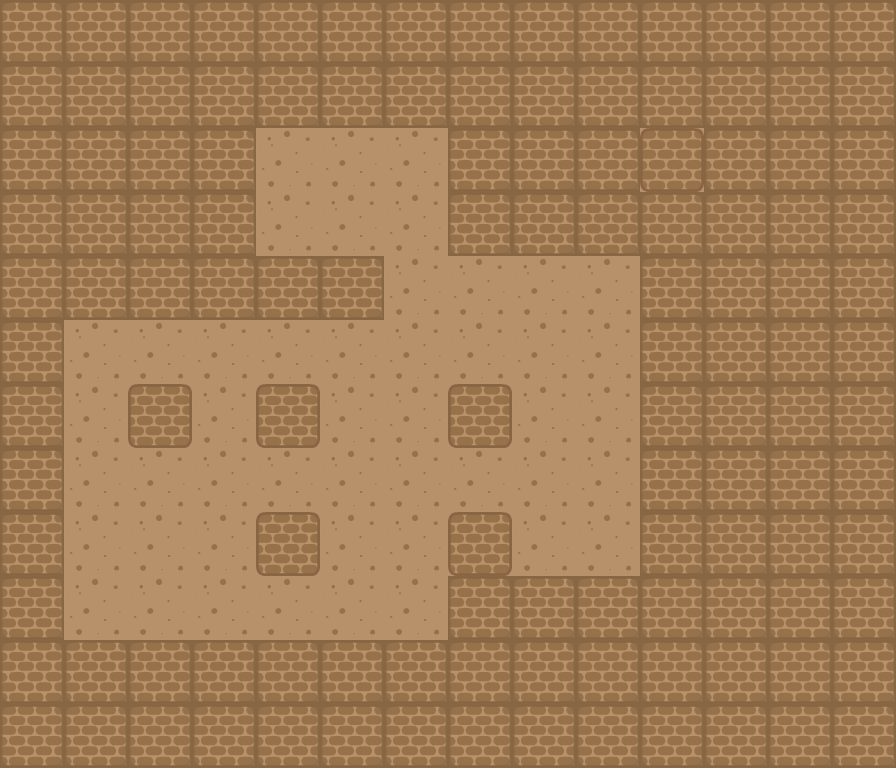

Rendered tile map (Tiled .tmx) drawn with the repository's tilesets; below, a short description and the map source with its tile grids summarised:
An orthogonal 14x12 tile map with 64x64 px tiles, 2 tile layers (ground, Graphics), 2 tilesets and 83 objects.

<map version="1.0" tiledversion="1.1.3" orientation="orthogonal" renderorder="right-down" width="14" height="12" tilewidth="64" tileheight="64" infinite="0" nextobjectid="167">
 <tileset firstgid="1" name="sprites" tilewidth="64" tileheight="64" tilecount="36" columns="6">
  <image source="sprites.png" width="421" height="421" />
 </tileset>
 <tileset firstgid="37" name="endpoint_yellow" tilewidth="32" tileheight="32" tilecount="1" columns="1">
  <image source="endpoint_yellow.png" width="32" height="32" />
 </tileset>
 <layer name="ground" width="14" height="12">
  <data>[168 cells, 168 non-empty, 2 distinct tile ids]</data>
 </layer>
 <layer name="Graphics" width="14" height="12">
  <data>[168 cells, 121 non-empty, 2 distinct tile ids]</data>
 </layer>
 <objectgroup name="Walls">
  <object id="67" x="0" y="0" width="896" height="64" />
  <object id="68" x="832" y="64" width="64" height="704" />
  <object id="70" x="0" y="704.083" width="832" height="64" />
  <object id="71" x="0" y="64" width="64" height="640" />
  <object id="74" x="384" y="64" width="64" height="64" />
  <object id="78" x="256" y="384" width="64" height="64" />
  <object id="79" x="256" y="512" width="64" height="64" />
  <object id="80" x="256" y="640" width="64" height="64" />
  <object id="83" x="640" y="640" width="64" height="64" />
  <object id="84" x="640" y="512" width="64" height="64" />
  <object id="86" x="640" y="128" width="64" height="64" />
  <object id="87" x="640" y="256" width="64" height="64" />
  <object id="98" x="64" y="256" width="64" height="64" />
  <object id="99" x="128" y="256" width="64" height="64" />
  <object id="100" x="192" y="256" width="64" height="64" />
  <object id="101" x="256" y="256" width="64" height="64" />
  <object id="102" x="320" y="256" width="64" height="64" />
  <object id="103" x="448" y="576" width="64" height="64" />
  <object id="104" x="448" y="640" width="64" height="64" />
  <object id="105" x="640" y="384" width="64" height="64" />
  <object id="106" x="704" y="384" width="64" height="64" />
  <object id="107" x="768" y="384" width="64" height="64" />
  <object id="110" x="448" y="384" width="64" height="64" />
  <object id="112" x="448" y="512" width="64" height="64" />
  <object id="113" x="64" y="64" width="64" height="64" />
  <object id="114" x="128" y="64" width="64" height="64" />
  <object id="115" x="256" y="64" width="64" height="64" />
  <object id="116" x="192" y="64" width="64" height="64" />
  <object id="117" x="320" y="64" width="64" height="64" />
  <object id="118" x="512" y="64" width="64" height="64" />
  <object id="119" x="576" y="64" width="64" height="64" />
  <object id="120" x="704" y="64" width="64" height="64" />
  <object id="121" x="640" y="64" width="64" height="64" />
  <object id="122" x="768" y="64" width="64" height="64" />
  <object id="123" x="448" y="64" width="64" height="64" />
  <object id="124" x="448" y="128" width="64" height="64" />
  <object id="125" x="512" y="128" width="64" height="64" />
  <object id="126" x="576" y="128" width="64" height="64" />
  <object id="127" x="448" y="192" width="64" height="64" />
  <object id="128" x="512" y="192" width="64" height="64" />
  <object id="129" x="576" y="192" width="64" height="64" />
  <object id="130" x="640" y="192" width="64" height="64" />
  <object id="131" x="704" y="192" width="64" height="64" />
  <object id="132" x="768" y="192" width="64" height="64" />
  <object id="133" x="704" y="128" width="64" height="64" />
  <object id="134" x="768" y="128" width="64" height="64" />
  <object id="135" x="704" y="256" width="64" height="64" />
  <object id="136" x="768" y="256" width="64" height="64" />
  <object id="137" x="704" y="320" width="64" height="64" />
  <object id="138" x="768" y="320" width="64" height="64" />
  <object id="139" x="640" y="320" width="64" height="64" />
  <object id="140" x="640" y="448" width="64" height="64" />
  <object id="141" x="704" y="448" width="64" height="64" />
  <object id="142" x="768" y="448" width="64" height="64" />
  <object id="143" x="640" y="576" width="64" height="64" />
  <object id="144" x="704" y="576" width="64" height="64" />
  <object id="145" x="768" y="576" width="64" height="64" />
  <object id="146" x="64" y="640" width="64" height="64" />
  <object id="147" x="128" y="640" width="64" height="64" />
  <object id="148" x="192" y="640" width="64" height="64" />
  <object id="149" x="64" y="192" width="64" height="64" />
  <object id="150" x="128" y="192" width="64" height="64" />
  <object id="151" x="192" y="192" width="64" height="64" />
  <object id="152" x="64" y="128" width="64" height="64" />
  <object id="153" x="128" y="128" width="64" height="64" />
  <object id="154" x="192" y="128" width="64" height="64" />
  <object id="155" x="128" y="384" width="64" height="64" />
  <object id="156" x="320" y="640" width="64" height="64" />
  <object id="157" x="384" y="640" width="64" height="64" />
  <object id="158" x="512" y="640" width="64" height="64" />
  <object id="159" x="576" y="640" width="64" height="64" />
  <object id="161" x="576" y="576" width="64" height="64" />
  <object id="162" x="512" y="576" width="64" height="64" />
  <object id="163" x="768" y="512" width="64" height="64" />
  <object id="164" x="704" y="512" width="64" height="64" />
  <object id="165" x="768" y="640" width="64" height="64" />
  <object id="166" x="704" y="640" width="64" height="64" />
 </objectgroup>
 <objectgroup name="Blocks">
  <object id="88" x="512" y="320" width="64" height="64" />
  <object id="90" x="384" y="320" width="64" height="64" />
  <object id="91" x="448" y="320" width="64" height="64" />
 </objectgroup>
 <objectgroup name="targets">
  <object id="94" x="64" y="416" width="32" height="32" />
  <object id="108" x="128" y="352" width="32" height="32" />
  <object id="109" x="64" y="352" width="32" height="32" />
 </objectgroup>
</map>
